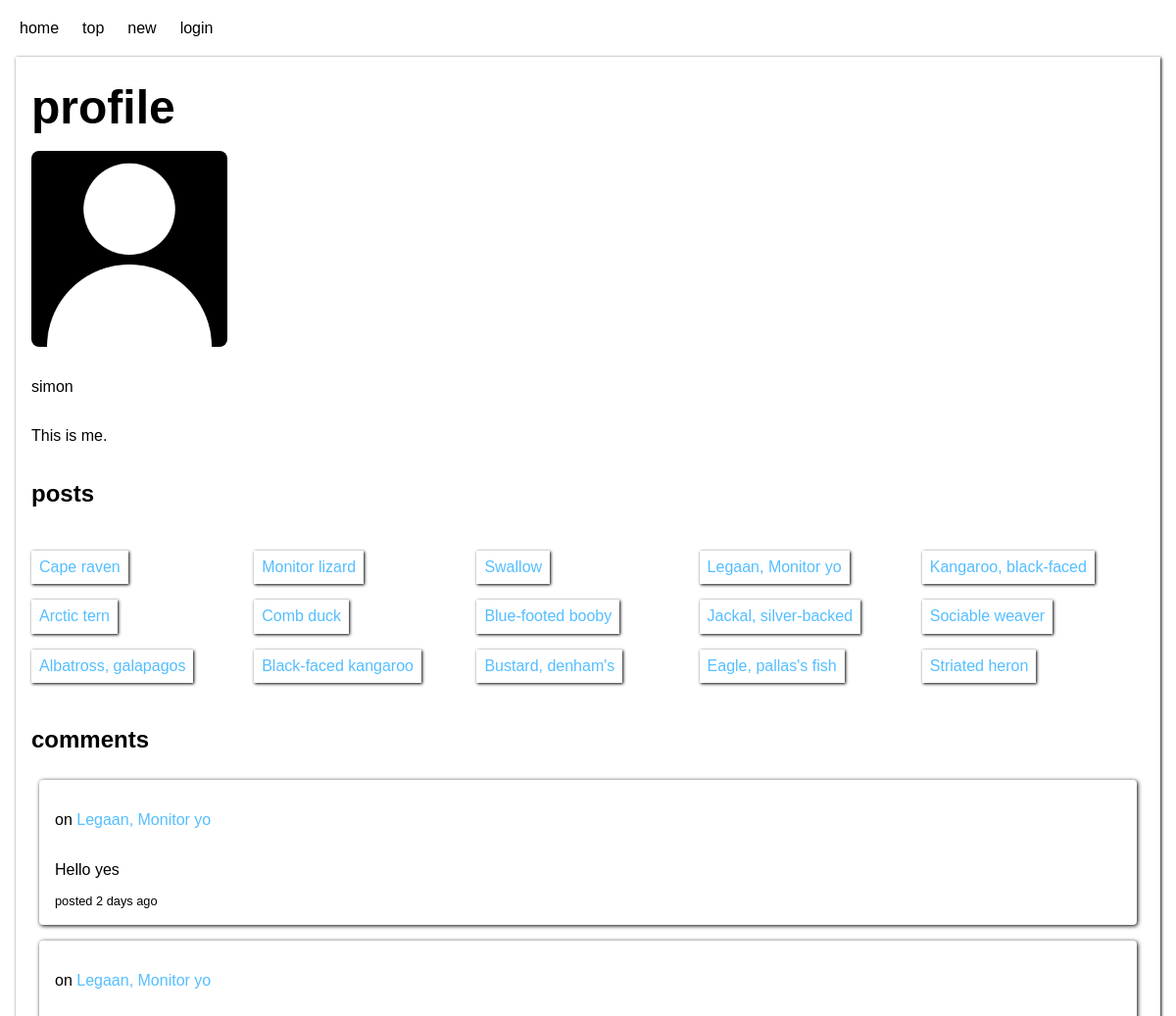
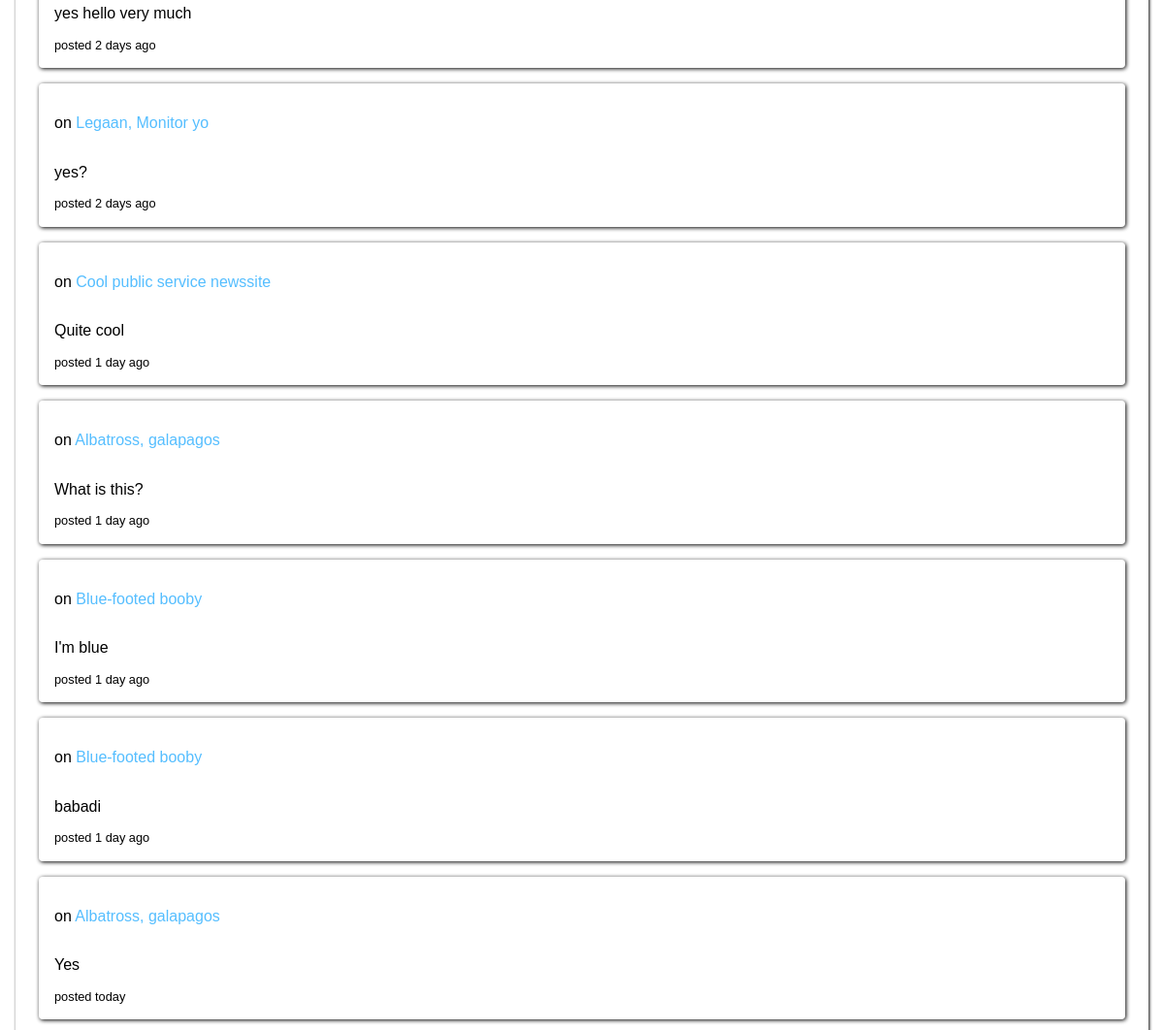
The app's page /view.php?view=profile&user_id=1 with its own data (2 pictures, top to bottom).
### tables this page shows
CREATE TABLE users (
	id INTEGER NOT NULL PRIMARY KEY AUTOINCREMENT UNIQUE,
	user_name VARCHAR NOT NULL UNIQUE,
	email VARCHAR NOT NULL UNIQUE,
	password VARCHAR NOT NULL,
	bio VARCHAR,
	image_url VARCHAR
);

CREATE TABLE posts (
	id INTEGER NOT NULL PRIMARY KEY AUTOINCREMENT UNIQUE,
	user_id INTEGER NOT NULL,
	title VARCHAR NOT NULL,
	description VARCHAR NOT NULL,
	url VARCHAR NOT NULL,
	creation_time DATETIME NOT NULL
);

CREATE TABLE comments (
	id INTEGER NOT NULL PRIMARY KEY AUTOINCREMENT UNIQUE,
	post_id INTEGER NOT NULL,
	user_id INTEGER NOT NULL,
	comment VARCHAR NOT NULL,
	reply INTEGER,
	creation_time DATETIME NOT NULL
);

### app/functions.php (called while the page is built, shortened)
<?php
function getAge(string $birth): string
{
    $today = new DateTime();
    $birth = new DateTime($birth);
    $interval = $today->diff($birth);
    if ($interval->m === 0 && $interval->days === 1) {
        return $interval->days . " day ago";
    } elseif ($interval->m === 0 && $interval->days > 0) {
        return $interval->days . " days ago";
    }
    return "today";
}
function fetchUser(int $userId, PDO $db): ?array
{
    $stmnt = $db->prepare("SELECT id, user_name, bio, image_url FROM users WHERE id = :user_id");
    $stmnt->bindParam(":user_id", $userId, PDO::PARAM_INT);
    $stmnt->execute();
    $result = $stmnt->fetch(PDO::FETCH_ASSOC);
    return $result;
}
function fetchUserPosts(int $userId, PDO $db): ?array
{
    $stmnt = $db->prepare("SELECT * FROM posts WHERE user_id = :user_id");
    $stmnt->bindParam("user_id", $userId, PDO::PARAM_INT);
    $stmnt->execute();
    $results = $stmnt->fetchAll(PDO::FETCH_ASSOC);
    return $results;
}
function fetchUserComments(int $userId, PDO $db): ?array
{
    $stmnt = $db->prepare("SELECT * FROM comments WHERE user_id = :user_id");
    $stmnt->bindParam(":user_id", $userId, PDO::PARAM_INT);
    $stmnt->execute();
    $results = $stmnt->fetchAll(PDO::FETCH_ASSOC);
    return $results;
}
function fetchPostTitle(int $postId, PDO $db): ?string
{
    $stmnt = $db->prepare("SELECT title FROM posts WHERE id = :id;");
    $stmnt->bindParam(":id", $postId, PDO::PARAM_INT);
    $stmnt->execute();
    $result = $stmnt->fetch(PDO::FETCH_ASSOC);
    return $result['title'];
}

### view.php (the view, shortened to what this page needs)
<?php
require __DIR__ . '/app/autoload.php';
require __DIR__ . '/views/header.php';
if (isset($_GET['view'])) {
    $view = filter_var($_GET['view'], FILTER_SANITIZE_STRING);
    if ($view === 'post') {
        if (isset($_GET['post_id'])) {
            $postId = (int)filter_var($_GET['post_id'], FILTER_SANITIZE_NUMBER_INT);
            $post = fetchPost($postId, $db);
            if (!isset($post)) {
                addMessage('Link seems to be dead!');
            } else {
                $postComments = fetchComments($postId, $db);
                $commentReplies = fetchReplies($postId, $db);
            }
        }
    } elseif ($view === 'profile') {
        if (isset($_GET['user_id'])) {
            $userId = (int)filter_var($_GET['user_id'], FILTER_SANITIZE_NUMBER_INT);
            $profile = fetchUser($userId, $db);
            if (!isset($profile)) {
                addMessage('No user like this seems to exist!');
            } else {
                $userPosts = fetchUserPosts($userId, $db);
                $userComments = fetchUserComments($userId, $db);
            }
        }
    } elseif ($view === 'search') {
        $query = filter_var($_GET['query'], FILTER_SANITIZE_STRING);
        $searchResults = searchPosts($query, $db);
    } else {
        addMessage('Incorrect url');
        header('location: /');
        exit;
    }
} else {
    addMessage('Incorrect url');
    header('location: /');
    exit;
}
?>
<main>
    <?php if (isset($post)) : ?>
        <article class="post grid">
            <div class="top">
                <div class="votes">
                    <?php if (userLoggedIn() && userUpvote($_SESSION['user']['id'], $post['id'], $db)) : ?>
                        <button class="vote active" data-post="<?= $post['id'] ?>">▲</button>
                    <?php elseif (userLoggedIn() && !userUpvote($_SESSION['user']['id'], $post['id'], $db)) : ?>
                        <button class="vote" data-post="<?= $post['id'] ?>">▲</button>
                    <?php else : ?>
                        <button class="vote">▲</button>
                    <?php endif; ?>
                    <p class="upvotes"><?= $post['upvotes'] ?></p>
                </div>
                <a href="<?= $post['url'] ?>">
                    <h1><?= $post['title'] ?></h1>
                </a>
            </div>
            <div class="full">
                <p><?= $post['description'] ?></p>
                <p>
                    by
                    <a href="/view.php?view=profile&user_id=<?= $post['user_id'] ?>">
                        <?= fetchPoster((int)$post['user_id'], $db) ?>
                    </a>
                </p>
                <p><?= $post['creation_time'] ?></p>
                <?php if (userLoggedIn() && $post['user_id'] === $_SESSION['user']['id']) : ?>
                    <a class="button" href="/edit.php?edit=post&post_id=<?= $post['id'] ?>">edit post</a>
                <?php endif; ?>
            </div>
            <section class="comments full">
                <?php if (isset($postComments)) : ?>
                    <?php foreach ($postComments as $postComment) : ?>
                        <div class="comment">
                            <small>posted <?= getAge($postComment['creation_time']) ?></small>
                            <a href="/view.php?view=profile&user_id=<?= $postComment['user_id'] ?>"><?= fetchPoster((int)$postComment['user_id'], $db) ?> says:</a>
                            <p class="comment"><?= $postComment['comment'] ?></p>
                            <?php if (isset($commentReplies)) : ?>
                                <?php foreach ($commentReplies as $commentReply) : ?>
                                    <?php if ($commentReply['reply'] === $postComment['id']) : ?>
                                        <div class="comment reply">
                                            <small>posted <?= getAge($commentReply['creation_time']) ?></small>
                                            <a href="/view.php?view=profile&user_id=<?= $commentReply['user_id'] ?>"><?= fetchPoster((int)$commentReply['user_id'], $db) ?> replies: </a>
                                            <p class="comment"><?= $commentReply['comment'] ?></p>
                                            <?php if (userLoggedIn() && $_SESSION['user']['id'] === $commentReply['user_id']) : ?>
                                                <a class="button" href="/edit.php?edit=comment&comment_id=<?= $commentReply['id'] ?>">edit comment</a>
                                            <?php endif; ?>
                                        </div>
                                    <?php endif; ?>
                                <?php endforeach; ?>
                            <?php endif; ?>
                            <?php if (userLoggedIn()) : ?>
                                <a class="button" href="/edit.php?edit=reply&comment_id=<?= $postComment['id'] ?>">reply</a>
                            <?php endif; ?>
                            <?php if (userLoggedIn() && $_SESSION['user']['id'] === $postComment['user_id']) : ?>
                                <a class="button" href="/edit.php?edit=comment&comment_id=<?= $postComment['id'] ?>">edit comment</a>
                            <?php endif; ?>
                        </div>
                    <?php endforeach; ?>
                <?php else : ?>
                    <p>No comments yet</p>
                <?php endif; ?>
            </section>
            <?php if (userLoggedIn()) : ?>
                <form class="full" action="/app/posts/comment.php" method="post">
                    <label for="comment">comment</label>
                    <input type="hidden" id="post_id" name="post_id" value="<?= $post['id'] ?>">
                    <textarea id="comment" name="comment" rows="4" required></textarea>
                    <button type="submit">submit</button>
                </form>
            <?php else : ?>
                <a class="button" href="/login.php">login to comment</a>
            <?php endif; ?>
        </article>
    <?php elseif (isset($profile)) : ?>
        <section class="profile">
            <h1>profile</h1>
            <?php if (!isset($profile['image_url'])) : ?>
                <img src="/assets/images/no-image.png" alt="no profile picture selected">
            <?php else : ?>
                <img src="<?= $profile['image_url'] ?>" alt="profile picture">
            <?php endif; ?>
            <p><?= $profile['user_name'] ?></p>
            <p><?= $profile['bio'] ?></p>
            <?php if (isset($userPosts)) : ?>
                <h2>posts</h2>
                <ul class="user-posts">
                    <?php foreach ($userPosts as $userPost) : ?>
                        <li>
                            <a href="/view.php?view=post&post_id=<?= $userPost['id'] ?>"><?= $userPost['title'] ?></a>
                        </li>
                    <?php endforeach; ?>
                </ul>
            <?php else : ?>
                <h2>no posts</h2>
            <?php endif; ?>
            <?php if (isset($userComments)) : ?>
                <h2>comments</h2>
                <?php foreach ($userComments as $userComment) : ?>
                    <div class="comment">
                        <p>on
                            <a href="/view.php?view=post&post_id=<?= $userComment['post_id'] ?>">
                                <?= fetchPostTitle((int)$userComment['post_id'], $db) ?>
                            </a>
                        </p>
                        <p><?= $userComment['comment'] ?></p>
                        <small>posted <?= getAge($userComment['creation_time']) ?></small>
                    </div>
                <?php endforeach; ?>
            <?php else : ?>
                <h2>no comments</h2>
            <?php endif; ?>
        </section>
    <?php endif; ?>
</main>
<?php
require __DIR__ . '/views/footer.php';
?>

### assets/css/style.css (style rules this page uses)
:root { --blue: rgb(85, 190, 255); --orange: coral; }
body { margin: 16px; font-family: sans-serif; }
a { text-decoration: none; color: rgb(85, 190, 255); }
h1 { font-size: 3rem; margin-top: 8px; margin-bottom: 16px; }
div.comment { display: flex; flex-direction: column; margin: 8px; padding: 16px; box-shadow: 1px 1px 4px; border-radius: 4px; }
section.profile { display: flex; flex-direction: column; padding: 16px; box-shadow: 1px 1px 3px; }
section.profile img { width: 200px; height: 200px; margin: 0px 0px 16px 0px; border-radius: 8px; object-fit: cover; }
ul.user-posts { list-style-type: none; display: grid; grid-template-columns: repeat(auto-fit, minmax(200px, 1fr)); padding: 0px; }
ul.user-posts li { width: fit-content; padding: 8px; margin: 8px 8px 8px 0px; box-shadow: 1px 1px 3px; transition: transform 0.1s ease-in-out; }

### records on screen
users: user_name "simon", bio "This is me."
posts: title "Cape raven"
posts: title "Monitor lizard"
posts: title "Swallow"
posts: title "Legaan, Monitor yo"
posts: title "Kangaroo, black-faced"
posts: title "Arctic tern"
posts: title "Comb duck"
posts: title "Blue-footed booby"
posts: title "Jackal, silver-backed"
posts: title "Sociable weaver"
posts: title "Albatross, galapagos"
posts: title "Black-faced kangaroo"
posts: title "Bustard, denham's"
posts: title "Eagle, pallas's fish"
posts: title "Striated heron"
comments: post.title "Legaan, Monitor yo", comment "Hello yes", creation_time "2 days ago"
comments: post.title "Legaan, Monitor yo", comment "yes hello very much", creation_time "2 days ago"
comments: post.title "Legaan, Monitor yo", comment "yes?", creation_time "2 days ago"
comments: post.title "Cool public service newssite", comment "Quite cool", creation_time "1 day ago"
comments: post.title "Albatross, galapagos", comment "What is this?", creation_time "1 day ago"
comments: post.title "Blue-footed booby", comment "I'm blue", creation_time "1 day ago"
comments: post.title "Blue-footed booby", comment "babadi", creation_time "1 day ago"
comments: post.title "Albatross, galapagos", comment "Yes", creation_time "today"
